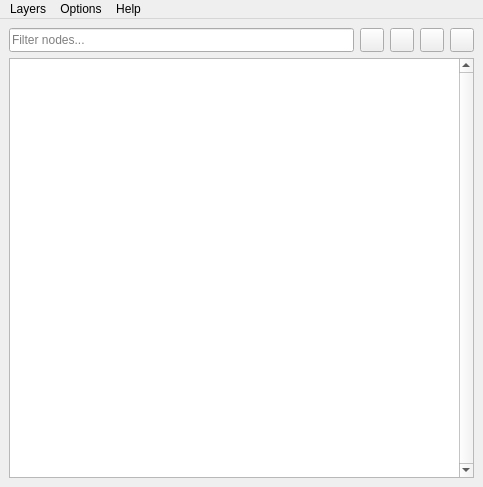
<?xml version="1.0" encoding="UTF-8"?>
<ui version="4.0">
 <class>QLayerExplorer</class>
 <widget class="QMainWindow" name="QLayerExplorer">
  <property name="geometry">
   <rect>
    <x>0</x>
    <y>0</y>
    <width>483</width>
    <height>487</height>
   </rect>
  </property>
  <property name="windowTitle">
   <string>|| Layer Explorer</string>
  </property>
  <widget class="QWidget" name="mainWidget">
   <layout class="QVBoxLayout" name="verticalLayout">
    <item>
     <widget class="QWidget" name="layerInteropWidget" native="true">
      <property name="sizePolicy">
       <sizepolicy hsizetype="Expanding" vsizetype="Fixed">
        <horstretch>0</horstretch>
        <verstretch>0</verstretch>
       </sizepolicy>
      </property>
      <property name="minimumSize">
       <size>
        <width>0</width>
        <height>24</height>
       </size>
      </property>
      <property name="maximumSize">
       <size>
        <width>16777215</width>
        <height>24</height>
       </size>
      </property>
      <layout class="QHBoxLayout" name="horizontalLayout">
       <property name="leftMargin">
        <number>0</number>
       </property>
       <property name="topMargin">
        <number>0</number>
       </property>
       <property name="rightMargin">
        <number>0</number>
       </property>
       <property name="bottomMargin">
        <number>0</number>
       </property>
       <item>
        <widget class="QLineEdit" name="searchLineEdit">
         <property name="minimumSize">
          <size>
           <width>0</width>
           <height>24</height>
          </size>
         </property>
         <property name="maximumSize">
          <size>
           <width>16777215</width>
           <height>24</height>
          </size>
         </property>
         <property name="focusPolicy">
          <enum>Qt::ClickFocus</enum>
         </property>
         <property name="placeholderText">
          <string>Filter nodes...</string>
         </property>
         <property name="clearButtonEnabled">
          <bool>true</bool>
         </property>
        </widget>
       </item>
       <item>
        <widget class="QPushButton" name="moveLayerUpPushButton">
         <property name="sizePolicy">
          <sizepolicy hsizetype="Fixed" vsizetype="Preferred">
           <horstretch>0</horstretch>
           <verstretch>0</verstretch>
          </sizepolicy>
         </property>
         <property name="minimumSize">
          <size>
           <width>24</width>
           <height>0</height>
          </size>
         </property>
         <property name="maximumSize">
          <size>
           <width>24</width>
           <height>16777215</height>
          </size>
         </property>
         <property name="focusPolicy">
          <enum>Qt::NoFocus</enum>
         </property>
         <property name="text">
          <string/>
         </property>
         <property name="icon">
          <iconset resource="resources.qrc">
           <normaloff>:/layerExplorer/icons/moveLayerUp.png</normaloff>:/layerExplorer/icons/moveLayerUp.png</iconset>
         </property>
        </widget>
       </item>
       <item>
        <widget class="QPushButton" name="moveLayerDownPushButton">
         <property name="sizePolicy">
          <sizepolicy hsizetype="Fixed" vsizetype="Preferred">
           <horstretch>0</horstretch>
           <verstretch>0</verstretch>
          </sizepolicy>
         </property>
         <property name="minimumSize">
          <size>
           <width>24</width>
           <height>0</height>
          </size>
         </property>
         <property name="maximumSize">
          <size>
           <width>24</width>
           <height>16777215</height>
          </size>
         </property>
         <property name="focusPolicy">
          <enum>Qt::NoFocus</enum>
         </property>
         <property name="text">
          <string/>
         </property>
         <property name="icon">
          <iconset resource="resources.qrc">
           <normaloff>:/layerExplorer/icons/moveLayerDown.png</normaloff>:/layerExplorer/icons/moveLayerDown.png</iconset>
         </property>
        </widget>
       </item>
       <item>
        <widget class="QPushButton" name="createEmptyLayerPushButton">
         <property name="sizePolicy">
          <sizepolicy hsizetype="Fixed" vsizetype="Preferred">
           <horstretch>0</horstretch>
           <verstretch>0</verstretch>
          </sizepolicy>
         </property>
         <property name="minimumSize">
          <size>
           <width>24</width>
           <height>0</height>
          </size>
         </property>
         <property name="maximumSize">
          <size>
           <width>24</width>
           <height>16777215</height>
          </size>
         </property>
         <property name="focusPolicy">
          <enum>Qt::NoFocus</enum>
         </property>
         <property name="text">
          <string/>
         </property>
         <property name="icon">
          <iconset resource="resources.qrc">
           <normaloff>:/layerExplorer/icons/newEmptyLayer.png</normaloff>:/layerExplorer/icons/newEmptyLayer.png</iconset>
         </property>
        </widget>
       </item>
       <item>
        <widget class="QPushButton" name="createLayerFromSelectedPushButton">
         <property name="sizePolicy">
          <sizepolicy hsizetype="Fixed" vsizetype="Preferred">
           <horstretch>0</horstretch>
           <verstretch>0</verstretch>
          </sizepolicy>
         </property>
         <property name="minimumSize">
          <size>
           <width>24</width>
           <height>0</height>
          </size>
         </property>
         <property name="maximumSize">
          <size>
           <width>24</width>
           <height>16777215</height>
          </size>
         </property>
         <property name="focusPolicy">
          <enum>Qt::NoFocus</enum>
         </property>
         <property name="text">
          <string/>
         </property>
         <property name="icon">
          <iconset resource="resources.qrc">
           <normaloff>:/layerExplorer/icons/newLayer.png</normaloff>:/layerExplorer/icons/newLayer.png</iconset>
         </property>
        </widget>
       </item>
      </layout>
     </widget>
    </item>
    <item>
     <widget class="QTreeView" name="layerTreeView">
      <property name="focusPolicy">
       <enum>Qt::ClickFocus</enum>
      </property>
      <property name="verticalScrollBarPolicy">
       <enum>Qt::ScrollBarAlwaysOn</enum>
      </property>
      <property name="editTriggers">
       <set>QAbstractItemView::SelectedClicked</set>
      </property>
      <property name="showDropIndicator" stdset="0">
       <bool>false</bool>
      </property>
      <property name="alternatingRowColors">
       <bool>true</bool>
      </property>
      <property name="selectionMode">
       <enum>QAbstractItemView::ExtendedSelection</enum>
      </property>
      <property name="rootIsDecorated">
       <bool>true</bool>
      </property>
      <property name="uniformRowHeights">
       <bool>true</bool>
      </property>
      <property name="animated">
       <bool>false</bool>
      </property>
      <property name="expandsOnDoubleClick">
       <bool>false</bool>
      </property>
      <attribute name="headerMinimumSectionSize">
       <number>50</number>
      </attribute>
     </widget>
    </item>
   </layout>
  </widget>
  <widget class="QMenuBar" name="mainMenuBar">
   <property name="geometry">
    <rect>
     <x>0</x>
     <y>0</y>
     <width>483</width>
     <height>21</height>
    </rect>
   </property>
   <widget class="QMenu" name="layersMenu">
    <property name="title">
     <string>Layers</string>
    </property>
   </widget>
   <widget class="QMenu" name="optionsMenu">
    <property name="title">
     <string>Options</string>
    </property>
   </widget>
   <widget class="QMenu" name="helpMenu">
    <property name="title">
     <string>Help</string>
    </property>
   </widget>
   <addaction name="layersMenu"/>
   <addaction name="optionsMenu"/>
   <addaction name="helpMenu"/>
  </widget>
 </widget>
 <resources>
  <include location="resources.qrc"/>
 </resources>
 <connections/>
</ui>
